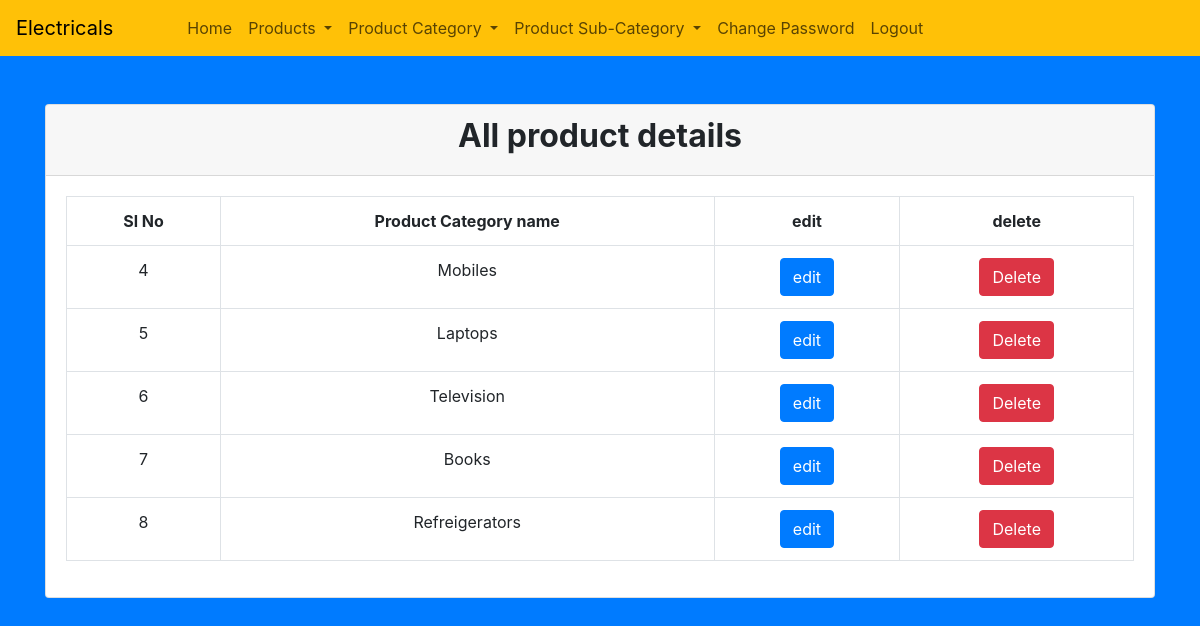
The app's page /viewCategory.php with its own data.
### tables this page shows
CREATE TABLE `category` (
  `id` int(255) NOT NULL,
  `product_category` varchar(255) NOT NULL
);

### viewCategory.php (the view, shortened to what this page needs)
<?php
require_once("db_conn.php");
$query = "select * from category";
$result = mysqli_query($conn,$query);
?>
<!DOCTYPE html>
<html lang="en">
<head>
    <link rel="stylesheet" href="">
    <link href="https://cdn.jsdelivr.net/npm/bootstrap@5.3.0-alpha1/dist/css/bootstrap.min.css" rel="stylesheet">
    <link rel="stylesheet" href="https://cdn.jsdelivr.net/npm/bootstrap@4.3.1/dist/css/bootstrap.min.css">
</head>
<nav class="navbar navbar-expand-xl navbar-white bg-warning">
      <a class="navbar-brand" href="#">Electricals </a>
    <div class="collapse navbar-collapse" id="navbarNavDropdown">
      <ul class="navbar-nav">
        <li class="nav-item ">
          <a class="nav-link" href="home.php">Home <span class="sr-only">(current)</span></a>
        </li>
        <li class="nav-item dropdown">
          <a class="nav-link dropdown-toggle" href="#" id="navbarDropdownMenuLink" role="button"        data-toggle="dropdown" aria-haspopup="true" aria-expanded="false">
          Products
          </a>
        </li>
        <li class="nav-item dropdown">
          <a class="nav-link dropdown-toggle" href="#" id="navbarDropdownMenuLink" role="button"        data-toggle="dropdown" aria-haspopup="true" aria-expanded="false">
          Product Category
          </a>
        </li>
        <li class="nav-item dropdown">
          <a class="nav-link dropdown-toggle" href="#" id="navbarDropdownMenuLink" role="button"        data-toggle="dropdown" aria-haspopup="true" aria-expanded="false">
          Product Sub-Category
          </a>
        </li>
        <li class="nav-item">
          <a class="nav-link" href="change-password.php">Change Password</a>
        </li>
        <li class="nav-item">
          <a class="nav-link" href="logout.php">Logout</a>
        </li>
      </ul>
    </div>
  </nav>
<body class="bg-primary">
    <div class="container">
        <div class="row mt-4">
            <div class="col">
                <div class="card mt-4">
                    <div class="card-header">
                        <h2 class="display-9 text-center"> <b>All product details</b
                        ></h2>
                    </div>
                    <div class="card-body "style="width:100%">
                        <table class="table table-bordered text-center">
                            <tr class="bg-dark text-light">
                                <th>Sl No</th>
                                <th>Product Category name</th>
                                <th>edit</th>
                                <th>delete</th>
                            </tr>
                            <tr>
                                <?php
                                while($row = mysqli_fetch_assoc($result)){
                                    $UserID = $row['id'];
                                ?>
                                <td> <?php echo $row['id'];?></td>
                                <td> <?php echo $row['product_category'];?></td>
                                <td><a href="editCategory.php?GetID=<?php echo $UserID ?>" class="btn btn-primary">edit</a></td>
                                <td><a href="deleteCategory.php?Del=<?php echo $UserID ?>" class="btn btn-danger">Delete</a></td>
                            </tr>
                               <?php
                                }
                                ?>
                        </table>
                    </div>
                </div>
            </div>
        </div>
    </div>
</body>
</html>

### records on screen
category: id "4", product_category "Mobiles"
category: id "5", product_category "Laptops"
category: id "6", product_category "Television"
category: id "7", product_category "Books"
category: id "8", product_category "Refreigerators"
